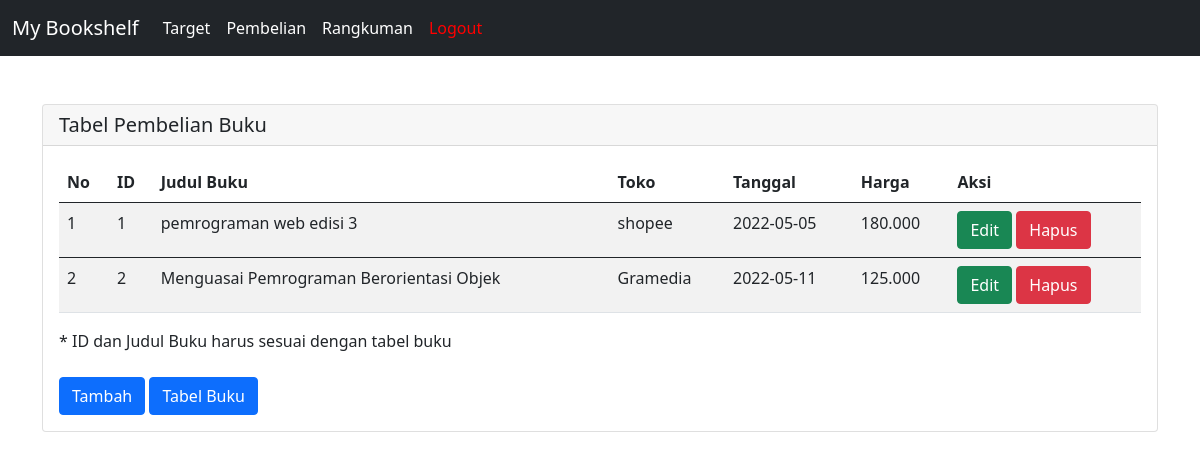
Screenshot of /pembelian/data_pembelian.php with the database file from the repository.
### tables this page shows
CREATE TABLE `pembelian` (
  `id` varchar(11) NOT NULL,
  `nama_buku` varchar(100) NOT NULL,
  `toko` varchar(30) NOT NULL,
  `tgl` date NOT NULL,
  `harga` varchar(100) NOT NULL
);

### pembelian/data_pembelian.php (the view, shortened to what this page needs)
<!doctype html>
<html lang="en">
  <head>
    <link href="https://cdn.jsdelivr.net/npm/bootstrap@5.0.2/dist/css/bootstrap.min.css" rel="stylesheet">
  </head>
  <body>
       <nav class="navbar navbar-expand-lg navbar-dark bg-dark">
          <div class="container-fluid">
            <a class="navbar-brand" href="../buku/data.php">My Bookshelf</a>
          <div class="collapse navbar-collapse" id="navbarNav">
              <ul class="navbar-nav">
                <li class="nav-item">
                  <a class="nav-link active" aria-current="page" href="../target/data.php">Target</a>
                </li>
                <li class="nav-item">
                  <a class="nav-link active" aria-current="page" href="#">Pembelian</a>
                </li>
                <li class="nav-item">
                  <a class="nav-link active" aria-current="page" href="../rangkuman/data.php">Rangkuman</a>
                </li>
                <li class="nav-item">
                  <a class="nav-link active" aria-current="page" style="color: red;" href="../logout.php">Logout</a>
                </li>
              </ul>
           </div>
         </div>
      </nav>
      <div class="container">
      <div class="card mt-5">
        <h5 class="card-header">Tabel Pembelian Buku</h5>
        <div class="card-body">
                  <table class="table table-striped table-hover ">
                <thead>
                  <tr>
                    <th scope="col">No</th>
                    <th scope="col">ID</th>
                    <th scope="col">Judul Buku</th>
                    <th scope="col">Toko</th>
                    <th scope="col">Tanggal</th>
                    <th scope="col">Harga</th>
                    <th scope="col">Aksi</th>
                  </tr>
                </thead>
                <?php
                 require_once('../koneksi/config.php');
                  $no = 1;
                  $query = mysqli_query($conn, 'SELECT * FROM pembelian');
                  while ($data = mysqli_fetch_array($query)) {
                    ?>
                  <tbody>
                     <tr>
                      <td><?php echo $no++ ?></td>
                            <td><?php echo $data['id'] ?></td>
                            <td><?php echo $data['nama_buku'] ?></td>
                            <td><?php echo $data['toko'] ?></td>
                            <td><?php echo $data['tgl'] ?></td>
                            <td><?php echo $data['harga'] ?></td>
                      <td>
                   <a href="edit_pembelian.php?id=<?=$data['id']?>" type="button" class="btn btn-success btn-md">Edit</a>
                   <a href="hapus.php?id=<?=$data['id']?>" type="button" class="btn btn-danger btn-md">Hapus</a>
                      </td>
                    </tr>
                  </tbody>
                      <?php } ?>
                  </table>
                            <label for="exampleInputPassword1" class="form-label">* ID dan Judul Buku harus sesuai dengan tabel buku</label><br>
                          <a class="btn btn-primary mt-3" data-bs-toggle="modal" href="#exampleModalToggle" role="button">Tambah</a>
                     <a href="../buku/data.php" type="button" class="btn btn-primary mt-3">Tabel Buku</a>
                          </div>
                      </div>
        </div>
  </body>
  </html>

### rows the page displays
pembelian: id "1", nama_buku "pemrograman web edisi 3", toko "shopee", tgl "2022-05-05", harga "180.000"
pembelian: id "2", nama_buku "Menguasai Pemrograman Berorientasi Objek", toko "Gramedia", tgl "2022-05-11", harga "125.000"
